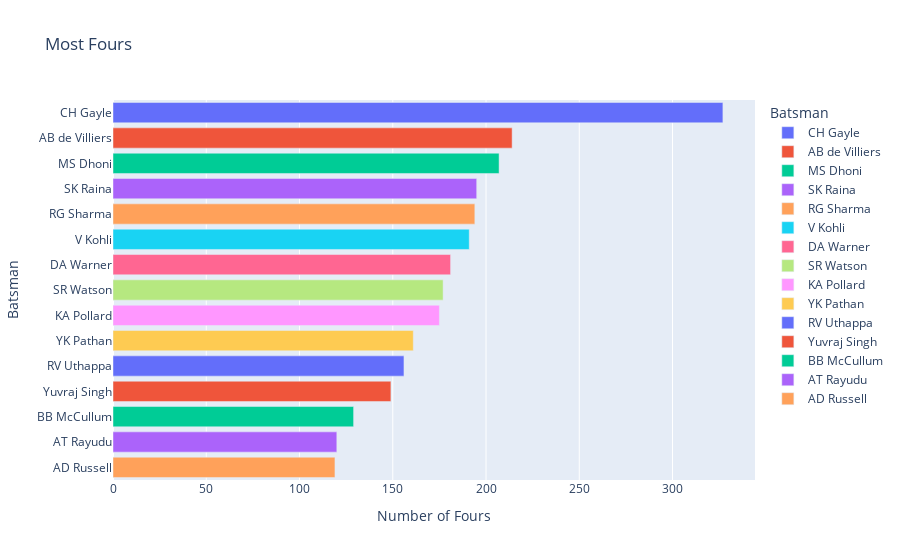

This figure's notebook cell:
### Code cell
# Most Sixes
def calc_most_sixes(team):
    most_sixes_df = deliveries_df[["batsman", "batsman_runs", "batting_team"]]
    most_sixes_df = most_sixes_df.loc[most_sixes_df["batsman_runs"]==6]
    
    if team == "ALL":
        return most_sixes_df["batsman"].value_counts().rename_axis("batsman_name").reset_index(name='counts').head(15)
    else:
        most_sixes_df = most_sixes_df.loc[most_sixes_df["batting_team"]==team]
        return most_sixes_df["batsman"].value_counts().rename_axis("batsman_name").reset_index(name='counts').head(15)
    
most_sixes_df = calc_most_sixes("ALL")
px.bar(data_frame=most_sixes_df, x="counts", y="batsman_name",orientation="h", color="batsman_name", title="Most Sixes", labels={"batsman_name": "Batsman", "counts": "Number of Fours"})

### Figure 1 — Plotly figure (JSON) as saved in the notebook; plotly's stock layout.template omitted (floating-point values rounded to 4 significant figures)
{"data": [{"alignmentgroup": "True", "hovertemplate": "Batsman=%{y}<br>Number of Fours=%{x}<extra></extra>", "legendgroup": "CH Gayle", "marker": {"color": "#636efa"}, "name": "CH Gayle", "offsetgroup": "CH Gayle", "orientation": "h", "showlegend": true, "textposition": "auto", "type": "bar", "x": [327], "xaxis": "x", "y": ["CH Gayle"], "yaxis": "y"}, {"alignmentgroup": "True", "hovertemplate": "Batsman=%{y}<br>Number of Fours=%{x}<extra></extra>", "legendgroup": "AB de Villiers", "marker": {"color": "#EF553B"}, "name": "AB de Villiers", "offsetgroup": "AB de Villiers", "orientation": "h", "showlegend": true, "textposition": "auto", "type": "bar", "x": [214], "xaxis": "x", "y": ["AB de Villiers"], "yaxis": "y"}, {"alignmentgroup": "True", "hovertemplate": "Batsman=%{y}<br>Number of Fours=%{x}<extra></extra>", "legendgroup": "MS Dhoni", "marker": {"color": "#00cc96"}, "name": "MS Dhoni", "offsetgroup": "MS Dhoni", "orientation": "h", "showlegend": true, "textposition": "auto", "type": "bar", "x": [207], "xaxis": "x", "y": ["MS Dhoni"], "yaxis": "y"}, {"alignmentgroup": "True", "hovertemplate": "Batsman=%{y}<br>Number of Fours=%{x}<extra></extra>", "legendgroup": "SK Raina", "marker": {"color": "#ab63fa"}, "name": "SK Raina", "offsetgroup": "SK Raina", "orientation": "h", "showlegend": true, "textposition": "auto", "type": "bar", "x": [195], "xaxis": "x", "y": ["SK Raina"], "yaxis": "y"}, {"alignmentgroup": "True", "hovertemplate": "Batsman=%{y}<br>Number of Fours=%{x}<extra></extra>", "legendgroup": "RG Sharma", "marker": {"color": "#FFA15A"}, "name": "RG Sharma", "offsetgroup": "RG Sharma", "orientation": "h", "showlegend": true, "textposition": "auto", "type": "bar", "x": [194], "xaxis": "x", "y": ["RG Sharma"], "yaxis": "y"}, {"alignmentgroup": "True", "hovertemplate": "Batsman=%{y}<br>Number of Fours=%{x}<extra></extra>", "legendgroup": "V Kohli", "marker": {"color": "#19d3f3"}, "name": "V Kohli", "offsetgroup": "V Kohli", "orientation": "h", "showlegend": true, "textposition": "auto", "type": "bar", "x": [191], "xaxis": "x", "y": ["V Kohli"], "yaxis": "y"}, {"alignmentgroup": "True", "hovertemplate": "Batsman=%{y}<br>Number of Fours=%{x}<extra></extra>", "legendgroup": "DA Warner", "marker": {"color": "#FF6692"}, "name": "DA Warner", "offsetgroup": "DA Warner", "orientation": "h", "showlegend": true, "textposition": "auto", "type": "bar", "x": [181], "xaxis": "x", "y": ["DA Warner"], "yaxis": "y"}, {"alignmentgroup": "True", "hovertemplate": "Batsman=%{y}<br>Number of Fours=%{x}<extra></extra>", "legendgroup": "SR Watson", "marker": {"color": "#B6E880"}, "name": "SR Watson", "offsetgroup": "SR Watson", "orientation": "h", "showlegend": true, "textposition": "auto", "type": "bar", "x": [177], "xaxis": "x", "y": ["SR Watson"], "yaxis": "y"}, {"alignmentgroup": "True", "hovertemplate": "Batsman=%{y}<br>Number of Fours=%{x}<extra></extra>", "legendgroup": "KA Pollard", "marker": {"color": "#FF97FF"}, "name": "KA Pollard", "offsetgroup": "KA Pollard", "orientation": "h", "showlegend": true, "textposition": "auto", "type": "bar", "x": [175], "xaxis": "x", "y": ["KA Pollard"], "yaxis": "y"}, {"alignmentgroup": "True", "hovertemplate": "Batsman=%{y}<br>Number of Fours=%{x}<extra></extra>", "legendgroup": "YK Pathan", "marker": {"color": "#FECB52"}, "name": "YK Pathan", "offsetgroup": "YK Pathan", "orientation": "h", "showlegend": true, "textposition": "auto", "type": "bar", "x": [161], "xaxis": "x", "y": ["YK Pathan"], "yaxis": "y"}, {"alignmentgroup": "True", "hovertemplate": "Batsman=%{y}<br>Number of Fours=%{x}<extra></extra>", "legendgroup": "RV Uthappa", "marker": {"color": "#636efa"}, "name": "RV Uthappa", "offsetgroup": "RV Uthappa", "orientation": "h", "showlegend": true, "textposition": "auto", "type": "bar", "x": [156], "xaxis": "x", "y": ["RV Uthappa"], "yaxis": "y"}, {"alignmentgroup": "True", "hovertemplate": "Batsman=%{y}<br>Number of Fours=%{x}<extra></extra>", "legendgroup": "Yuvraj Singh", "marker": {"color": "#EF553B"}, "name": "Yuvraj Singh", "offsetgroup": "Yuvraj Singh", "orientation": "h", "showlegend": true, "textposition": "auto", "type": "bar", "x": [149], "xaxis": "x", "y": ["Yuvraj Singh"], "yaxis": "y"}, {"alignmentgroup": "True", "hovertemplate": "Batsman=%{y}<br>Number of Fours=%{x}<extra></extra>", "legendgroup": "BB McCullum", "marker": {"color": "#00cc96"}, "name": "BB McCullum", "offsetgroup": "BB McCullum", "orientation": "h", "showlegend": true, "textposition": "auto", "type": "bar", "x": [129], "xaxis": "x", "y": ["BB McCullum"], "yaxis": "y"}, {"alignmentgroup": "True", "hovertemplate": "Batsman=%{y}<br>Number of Fours=%{x}<extra></extra>", "legendgroup": "AT Rayudu", "marker": {"color": "#ab63fa"}, "name": "AT Rayudu", "offsetgroup": "AT Rayudu", "orientation": "h", "showlegend": true, "textposition": "auto", "type": "bar", "x": [120], "xaxis": "x", "y": ["AT Rayudu"], "yaxis": "y"}, {"alignmentgroup": "True", "hovertemplate": "Batsman=%{y}<br>Number of Fours=%{x}<extra></extra>", "legendgroup": "AD Russell", "marker": {"color": "#FFA15A"}, "name": "AD Russell", "offsetgroup": "AD Russell", "orientation": "h", "showlegend": true, "textposition": "auto", "type": "bar", "x": [119], "xaxis": "x", "y": ["AD Russell"], "yaxis": "y"}], "layout": {"barmode": "relative", "legend": {"title": {"text": "Batsman"}, "tracegroupgap": 0}, "title": {"text": "Most Fours"}, "xaxis": {"anchor": "y", "domain": [0, 1], "title": {"text": "Number of Fours"}}, "yaxis": {"anchor": "x", "categoryarray": ["AD Russell", "AT Rayudu", "BB McCullum", "Yuvraj Singh", "RV Uthappa", "YK Pathan", "KA Pollard", "SR Watson", "DA Warner", "V Kohli", "RG Sharma", "SK Raina", "MS Dhoni", "AB de Villiers", "CH Gayle"], "categoryorder": "array", "domain": [0, 1], "title": {"text": "Batsman"}}}}
